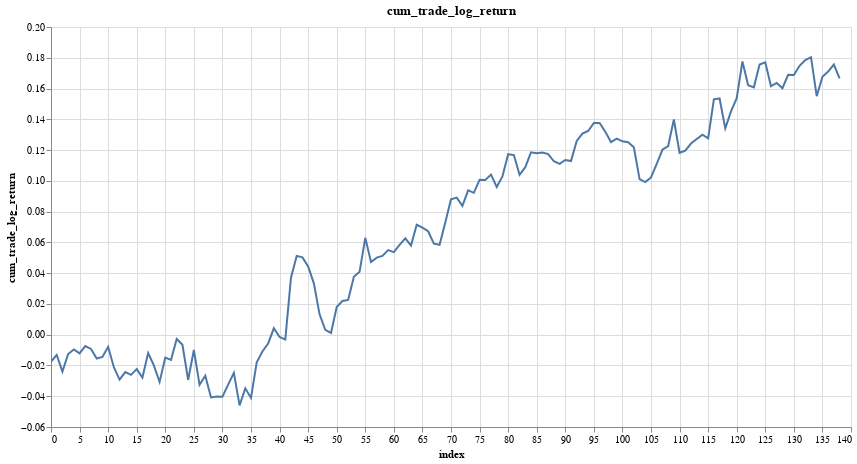

The cell this chart's notebook holds for it:
### Code cell
research.plot_column(test_trades, 'cum_trade_log_return')

### Figure 1 — Vega-Lite specification as saved in the notebook (floating-point values rounded to 4 significant figures; data arrays with more than 128 entries replaced by an {"elided": "..."} marker saying what was removed)
{"config": {"view": {"continuousWidth": 300, "continuousHeight": 300}}, "data": {"name": "data-da9493603450362171a854ce1a31e608"}, "mark": {"type": "line", "tooltip": true}, "encoding": {"x": {"field": "index", "type": "quantitative"}, "y": {"field": "cum_trade_log_return", "type": "quantitative"}}, "height": 400, "params": [{"name": "param_2", "select": {"type": "interval", "encodings": ["x", "y"]}, "bind": "scales"}], "title": "cum_trade_log_return", "width": 800, "$schema": "https://vega.github.io/schema/vega-lite/v5.20.1.json", "datasets": {"data-da9493603450362171a854ce1a31e608": {"elided": "139 records"}}}
